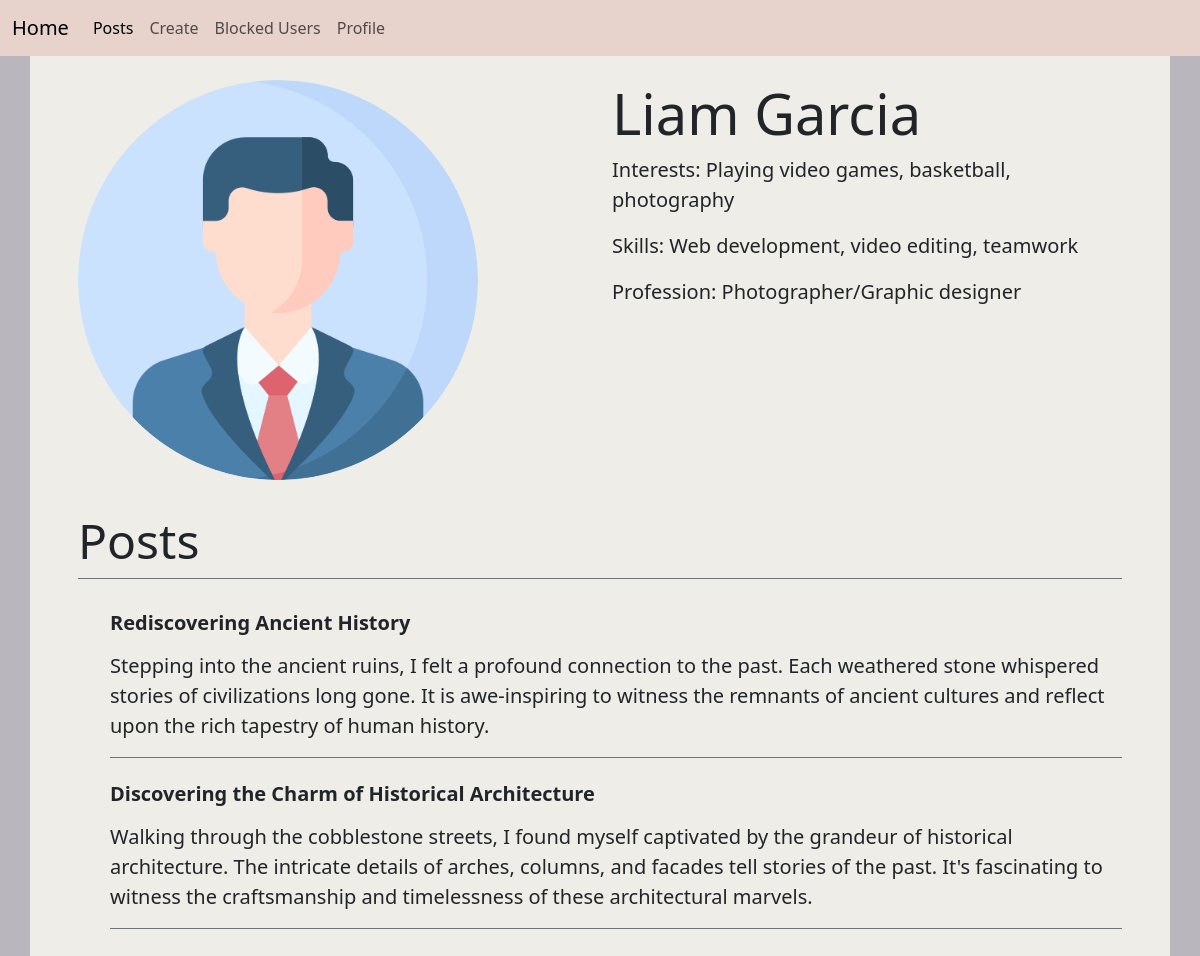
/profile/ (signed in), run on the app's committed database.
### posts/models.py (models this page shows, shortened)
class UserProfile(models.Model):
    user = models.OneToOneField(User, on_delete=models.CASCADE)
    image = models.ImageField(upload_to='images', default='../images/no-profile-picture-icon.jpg')
    blocked_users = models.ManyToManyField(User, related_name='blocked_by_users', blank=True)
    interests = models.CharField(max_length=255, blank=True)
    skills = models.CharField(max_length=255, blank=True)
    profession = models.CharField(max_length=255, blank=True)

class Post(models.Model):
    title = models.CharField(max_length=255)
    author = models.ForeignKey(User, on_delete=models.CASCADE, null=True, blank=True)
    content = models.TextField(null=True, blank=True)
    created_at = models.DateTimeField(default=timezone.now)
    last_updated = models.DateTimeField(auto_now=True)
    files = models.FileField(upload_to='post_files/', blank=True, null=True)

### posts/views.py (the view)
# urls.py: path('profile/', profile_view, name='profile'),
def profile_view(request):
    user = request.user
    profile = user.userprofile
    posts = Post.objects.filter(author=user)
    return render(request, 'profile.html', {'profile': profile, 'posts': posts})

### posts/templates/profile.html (shortened to what this page needs)
<!DOCTYPE html>
<html lang="en">
<head>
    <link href="https://cdn.jsdelivr.net/npm/bootstrap@5.3.0/dist/css/bootstrap.min.css" rel="stylesheet"
>
</head>
<body style="background-color: #B9B7BD">
<nav class="navbar navbar-expand-lg " style="background-color: #E7D2CC">
    <div class="container-fluid">
        <a class="navbar-brand" href="{% url 'posts' %}">Home</a>
        <div class="collapse navbar-collapse" id="navbarNav">
            <ul class="navbar-nav">
                <li class="nav-item">
                    <a class="nav-link active" aria-current="page" href="{% url 'posts' %}">Posts</a>
                </li>
                <li class="nav-item">
                    <a class="nav-link" href="{% url 'add' %}">Create</a>
                </li>
                <li class="nav-item">
                    <a class="nav-link" href="{% url 'blockedUsers' %}">Blocked Users</a>
                </li>
                <li class="nav-item">
                    <a class="nav-link" href="{% url 'profile' %}">Profile</a>
                </li>
            </ul>
        </div>
    </div>
</nav>
<div class="container py-4 px-5" style="background-color: #EEEDE7">
    <div class="row">
        <div class="col">
            <img src="{{MEDIA_URL}}{{profile.image.url}}" alt="Profile Photo" class="rounded-circle"
                 style="width: 400px; height: 400px">
        </div>
        <div class="col">
            <h1 class="display-4">{{ profile.user.first_name }} {{ profile.user.last_name }}</h1>
            <p class="lead">Interests: {{ profile.interests }}</p>
            <p class="lead">Skills: {{ profile.skills }}</p>
            <p class="lead">Profession: {{ profile.profession }}</p>
        </div>
    </div>
    <h2 class="display-5 fw-normal border-bottom  border-secondary my-4 py-2">Posts</h2>
    <ul>
        {% for post in posts %}
        <figure class="start border-bottom border-secondary pt-2">
            <blockquote class="blockquote display-6 fw-semibold">
                <p>{{post.title}}</p>
            </blockquote>
            <p class="lead">
                {{post.content}}
            </p>
        </figure>
        {% endfor %}
    </ul>
</div>
</body>
</html>

### data on the page
UserProfile: image (picture), user.first_name "Liam", user.last_name "Garcia", interests "Playing video games, basketball, photography", skills "Web development, video editing, teamwork", profession "Photographer/Graphic designer"
Post: title "Rediscovering Ancient History", content "Stepping into the ancient ruins, I felt a profound connection to the past. Each weathered stone whispered stories of civilizations long gone. It is awe-inspiring to witness the remnants of ancient cultures and reflect upon the rich tapestry of human history."
Post: title "Discovering the Charm of Historical Architecture", content "Walking through the cobblestone streets, I found myself captivated by the grandeur of historical architecture. The intricate details of arches, columns, and facades tell stories of the past. It's fascinating to witness the craftsmanship and timelessness of these architectural marvels."
